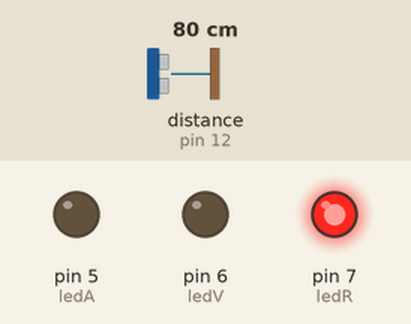
Recording of a sketch running on a simulated Arduino Uno, built with avr-gcc and run on an emulated ATmega328P. On the bench: output pins drawn as LEDs (lit = HIGH). Wiring (inferred from the names in the program): ultrasonic range finder: trigger pin 11; echo pin 12. Dashed ring = blinking. Inputs (shaded band) come from the test bench; at power-on: distance to the obstacle (sensor on pin 12) 80 cm. The echo pulse lasts 58.3 µs per cm; pins used as bus, display or sensor lines are not drawn.

Above: at 4.8 s.
4.9 s: distance to the obstacle (sensor on pin 12) set to 44 cm
6.4 s: distance to the obstacle (sensor on pin 12) set to 38 cm
At 6.9 s:
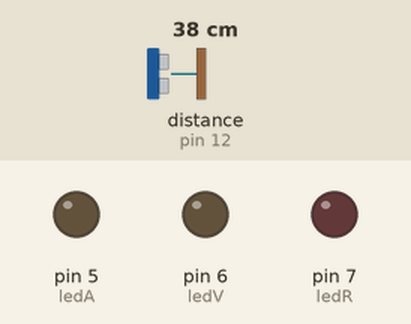
At 7.7 s:
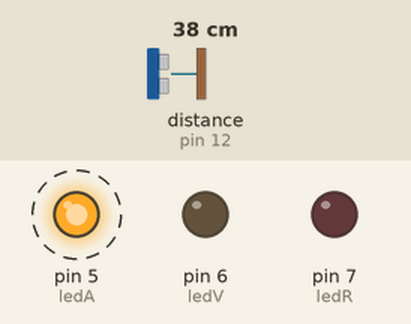
9.4 s: distance to the obstacle (sensor on pin 12) set to 60 cm
At 15.6 s:
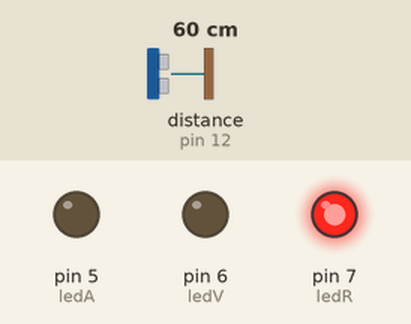
Timing chart, 0 to 17.1 s (numbered marks = the images above; inputs shaded):
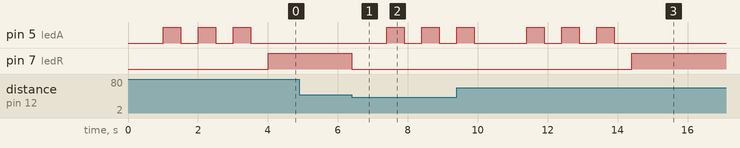

Measured:
- the behaviour switches between 41 and 40 cm on distance to the obstacle (sensor on pin 12) (found by bisection; images 0 and 1)
- after the input at 4.9 s, every drawn part: stays the same
- after the input at 6.4 s, pin 5 (ledA): alternates HIGH for 0.50 s and LOW for 0.50 s, starting after 1.0 s; pin 7 (ledR): HIGH → LOW at once
- after the input at 9.4 s, pin 6 (ledV): stays LOW (without the input it goes to HIGH after 1.0 s); pin 7 (ledR): LOW → HIGH after 5.0 s
- by itself, pin 5 (ledA): alternates HIGH for 0.50 s and LOW for 0.50 s, 6 changes in all, then stays LOW

The sketch:

ProyectoSemaforo.ino
```cpp
const int EchoPin = 12;
const int TriggerPin = 11;

int ledV = 6;
int ledR = 7;
int ledA = 5;
int PrimeraVez2 = true;
int PrimeraVez1 = true;


void setup() {
 Serial.begin(9600);
 pinMode(ledV, OUTPUT);
 pinMode(ledR , OUTPUT) ;
 pinMode(ledA , OUTPUT) ;
 pinMode(TriggerPin, OUTPUT);
 pinMode(EchoPin, INPUT);
}

void loop() {


 int cm = ping(TriggerPin, EchoPin);
 //Serial.print("Distancia: ");
 //Serial.println(cm);

  if (cm==0){
    Serial.println ("No hay sensor conectado1");
  };

  if (cm<40 && cm > 2 && PrimeraVez1 == true){

    digitalWrite(ledR, LOW);    // turn the LED off
    delay(1000);
    digitalWrite(ledA, HIGH);   // turn the LED on
    delay(500);
    digitalWrite(ledA, LOW);   // turn the LED on
    delay(500);
    digitalWrite(ledA, HIGH);   // turn the LED on
    delay(500);
    digitalWrite(ledA, LOW);   // turn the LED on
    delay(500);
    digitalWrite(ledA, HIGH);   // turn the LED on
    delay(500);
    digitalWrite(ledA, LOW);   // turn the LED on
    delay(500);
    digitalWrite(ledV, HIGH);   // turn the LED on


    PrimeraVez2 = true;
    PrimeraVez1 = false;

    };


    if (cm>40  && PrimeraVez2 == true) {


    digitalWrite(ledV, LOW);    // turn the LED off
    delay(1000);
    digitalWrite(ledA, HIGH);   // turn the LED on
    delay(500);
    digitalWrite(ledA, LOW);   // turn the LED on
    delay(500);
    digitalWrite(ledA, HIGH);   // turn the LED on
    delay(500);
    digitalWrite(ledA, LOW);   // turn the LED on
    delay(500);
    digitalWrite(ledA, HIGH);   // turn the LED on
    delay(500);
    digitalWrite(ledA, LOW);   // turn the LED on
    delay(500);
    digitalWrite(ledR, HIGH);   // turn the LED on
    PrimeraVez2 = false;
    PrimeraVez1 = true;

      };

    if (cm==0) {

          //Encendemos el led verde

        digitalWrite(ledV, HIGH);
        delay(10000);
        digitalWrite(ledV, LOW);
        delay(100);

          // hacemos que el led Amaillo parpadee antes de encender el verde

        digitalWrite(ledA, HIGH);
        delay(500);
        digitalWrite(ledA, LOW);
        delay(500);
        digitalWrite(ledA, HIGH);
        delay(500);
        digitalWrite(ledA, LOW);
        delay(500);
        digitalWrite(ledA, HIGH);
        delay(500);
        digitalWrite(ledA, LOW);
        delay(500);
        digitalWrite(ledA, HIGH);
        delay(500);
        digitalWrite(ledA, LOW);
        delay(500);

          //Encendemos el led verde

        digitalWrite(ledR, HIGH);
        delay(10000);
        digitalWrite(ledR, LOW);


    };

}

//Funcion para controlar el sensor de distancia

int ping(int TriggerPin, int EchoPin) {
 long duration, distanceCm;

 digitalWrite(TriggerPin, LOW);
 delayMicroseconds(4);
 digitalWrite(TriggerPin, HIGH);  //generamos Trigger (disparo) de 10us
 delayMicroseconds(10);
 digitalWrite(TriggerPin, LOW);

 duration = pulseIn(EchoPin, HIGH);  //medimos el tiempo entre pulsos, en microsegundos

 distanceCm = duration * 10 / 292/ 2;   //convertimos a distancia, en cm
 return distanceCm;
}
```
